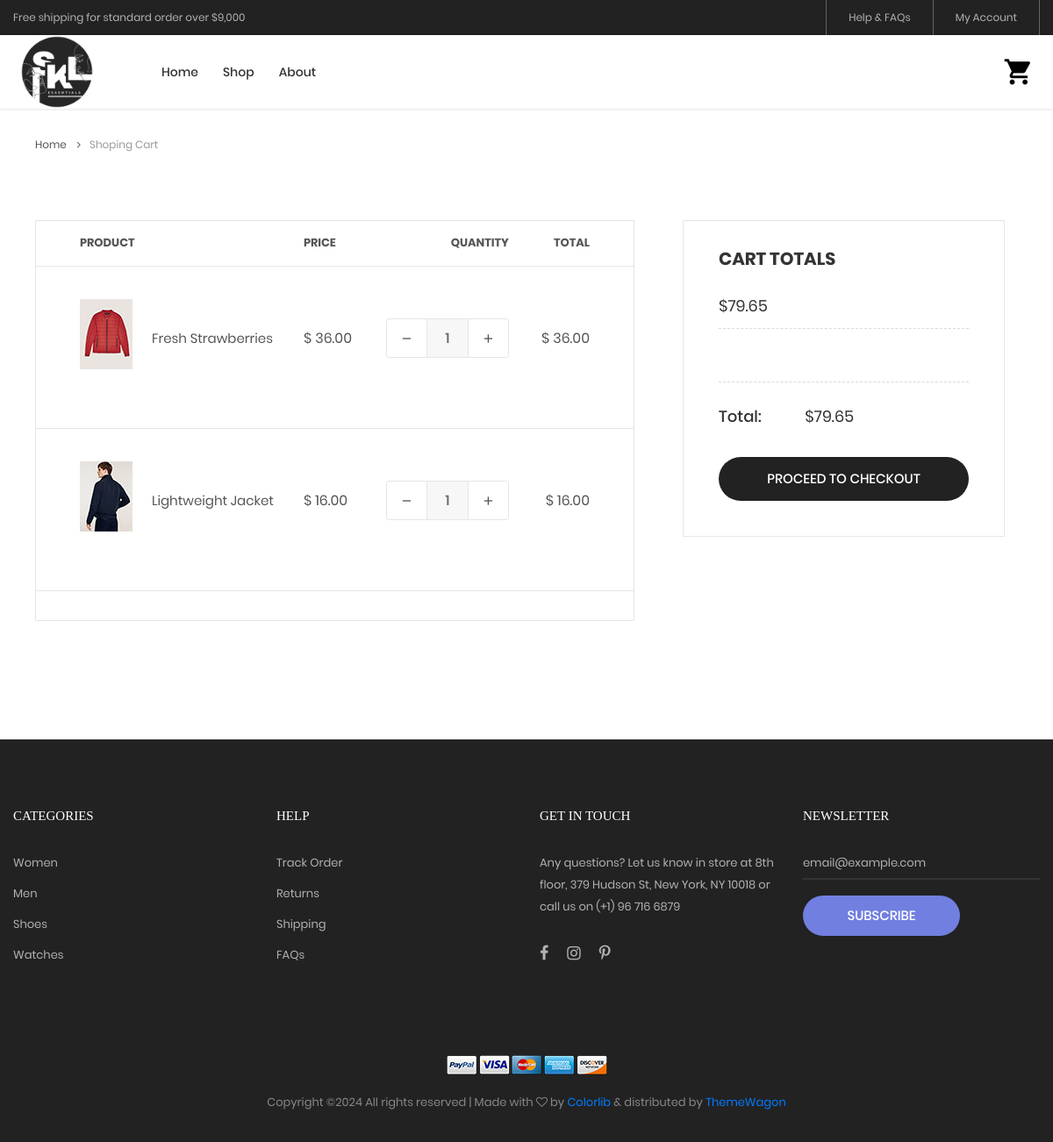
Page /shoping-cart.php on the earlier database version.
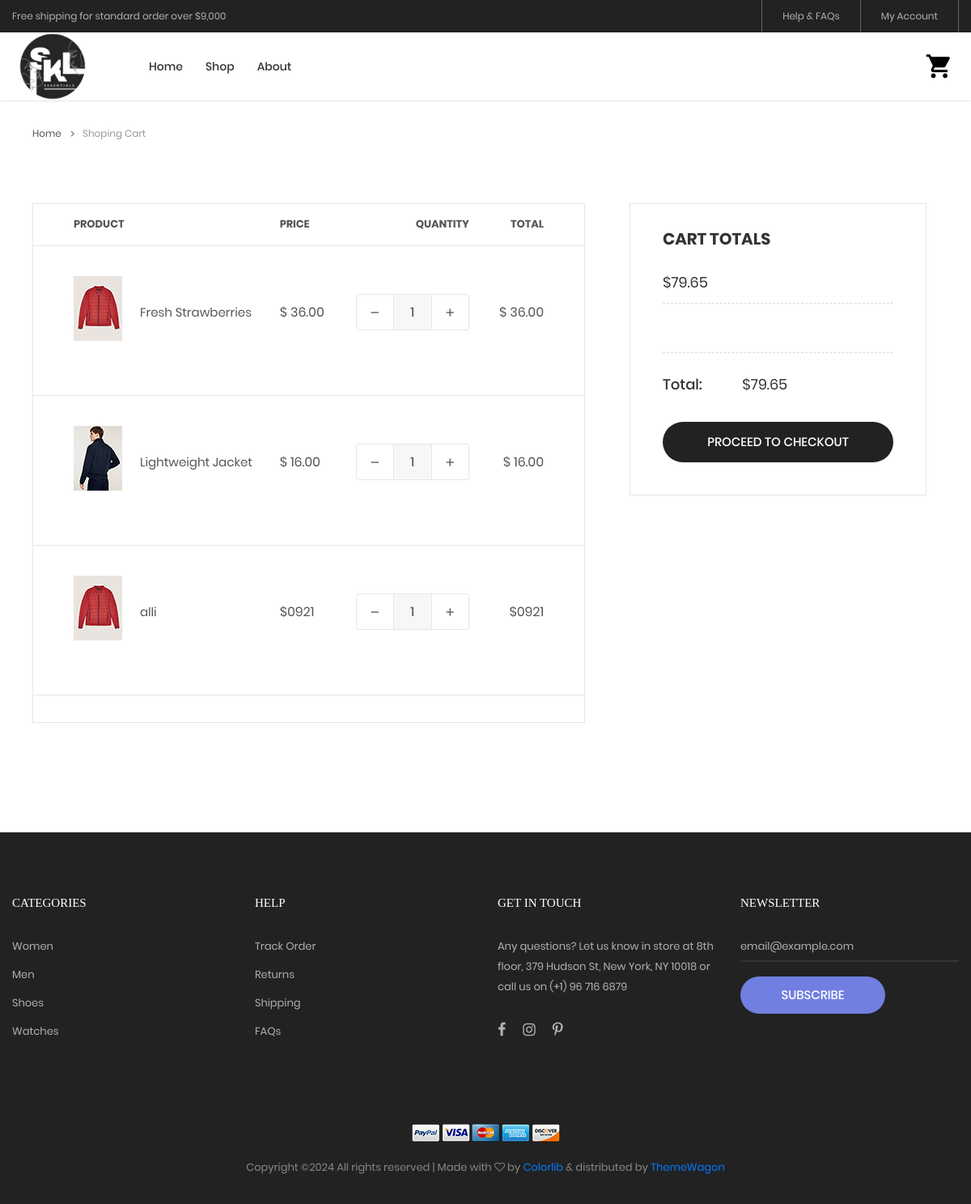
Same page on the later database version.
### tables this page shows
CREATE TABLE `users` (
  `user_id` int(11) NOT NULL,
  `username` varchar(50) NOT NULL,
  `password_hash` varchar(255) NOT NULL,
  `email` varchar(100) NOT NULL,
  `first_name` varchar(50) DEFAULT NULL,
  `last_name` varchar(50) DEFAULT NULL,
  `address` text DEFAULT NULL,
  `phone_number` varchar(20) NOT NULL,
  `created_at` timestamp NOT NULL DEFAULT current_timestamp(),
  `updated_at` timestamp NOT NULL DEFAULT current_timestamp()
);

### shoping-cart.php (the view, shortened to what the changed rows need)
<?php
include ('session.php');
?>
<!DOCTYPE html>
<html lang="en">
<head>
	<link rel="stylesheet" type="text/css" href="vendor/bootstrap/css/bootstrap.min.css">
	<link rel="stylesheet" type="text/css" href="fonts/font-awesome-4.7.0/css/font-awesome.min.css">
	<link rel="stylesheet" type="text/css" href="fonts/iconic/css/material-design-iconic-font.min.css">
	<link rel="stylesheet" type="text/css" href="fonts/linearicons-v1.0.0/icon-font.min.css">
	<link rel="stylesheet" type="text/css" href="vendor/animate/animate.css">
	<link rel="stylesheet" type="text/css" href="vendor/css-hamburgers/hamburgers.min.css">
	<link rel="stylesheet" type="text/css" href="vendor/animsition/css/animsition.min.css">
	<link rel="stylesheet" type="text/css" href="vendor/select2/select2.min.css">
	<link rel="stylesheet" type="text/css" href="vendor/perfect-scrollbar/perfect-scrollbar.css">
	<link rel="stylesheet" type="text/css" href="css/util.css">
	<link rel="stylesheet" type="text/css" href="css/main.css">
</head>
<body class="animsition">
	<form class="bg0 p-t-75 p-b-85">
		<div class="container">
			<div class="row">
				<div class="col-lg-10 col-xl-7 m-lr-auto m-b-50">
					<div class="m-l-25 m-r--38 m-lr-0-xl">
						<div class="wrap-table-shopping-cart">
							<table class="table-shopping-cart">
								<tr class="table_head">
									<th class="column-1">Product</th>
									<th class="column-2"></th>
									<th class="column-3">Price</th>
									<th class="column-4">Quantity</th>
									<th class="column-5">Total</th>
								</tr>
								<?php
								$sql = "SELECT * FROM users WHERE username = 'alli'";
								$result = mysqli_query($conn, $sql);
								while ($row = mysqli_fetch_assoc($result)) {
									echo '
									<tr class="table_row">
										<td class="column-1">
											<div class="how-itemcart1">
												<img src="images/item-cart-04.jpg" alt="IMG">
											</div>
										</td>
										<td class="column-2">' . htmlspecialchars($row['username']) . '</td>
										<td class="column-3">$' . htmlspecialchars($row['phone_number']) . '</td>
										<td class="column-4">
											<div class="wrap-num-product flex-w m-l-auto m-r-0">
												<div class="btn-num-product-down cl8 hov-btn3 trans-04 flex-c-m">
													<i class="fs-16 zmdi zmdi-minus"></i>
												</div>
												<input class="mtext-104 cl3 txt-center num-product" type="number" name="num-product1" value="1">
												<div class="btn-num-product-up cl8 hov-btn3 trans-04 flex-c-m">
													<i class="fs-16 zmdi zmdi-plus"></i>
												</div>
											</div>
										</td>
										<td class="column-5">$' . htmlspecialchars($row['phone_number']) . '</td>
									</tr>';
								}
								?>
							</table>
						</div>
					</div>
				</div>
			</div>
		</div>
	</form>
</body>
</html>

Differences in the rows shown:
added users: username "alli", phone_number "0921"
